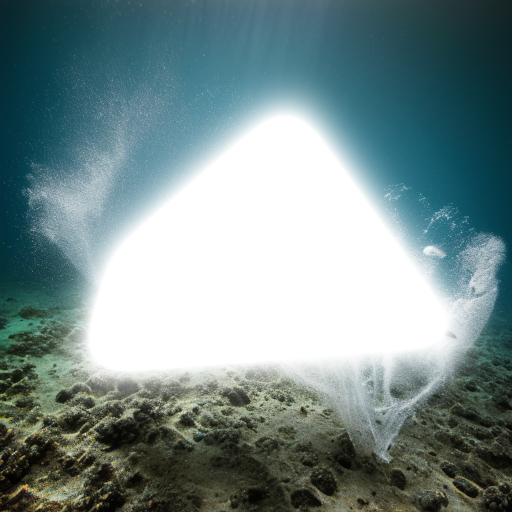
#> input picture tests/happy_path.image_512.png, 512 x 512 px; the run also reads 1 picture not shown here
$ python happy_path.py
#> lines starting #> are read from the running program, lines starting #| are printed output that depends on the picture
import io
import re
from collections import OrderedDict

from PIL import Image, ImageOps
from test_harness import ALGORITHMS, TestHarness, VRAMUsageMonitor, generation_pb2

from gyre import images


def load_masked_image(path):
#> called with path = 'happy_path.image_512.png'
    test_image = Image.open(path)
#> test_image is the input picture: PIL image 512x512 RGBA; mean R, G, B, A 75.6, 104.5, 106.7, 180.3

    # Split into 3 channels
    r, g, b, a = test_image.split()
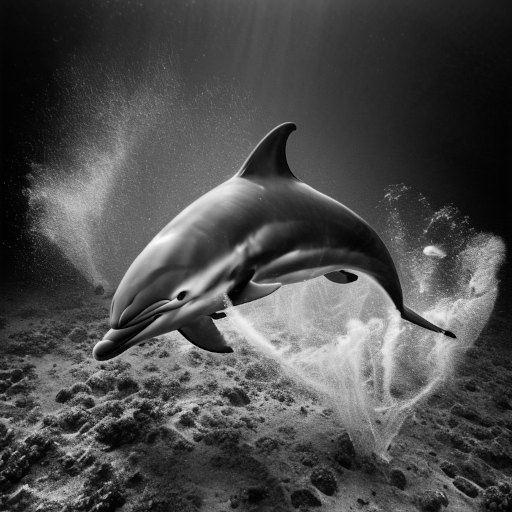
#> r: PIL image 512x512 L; min 0, max 253, mean 75.6
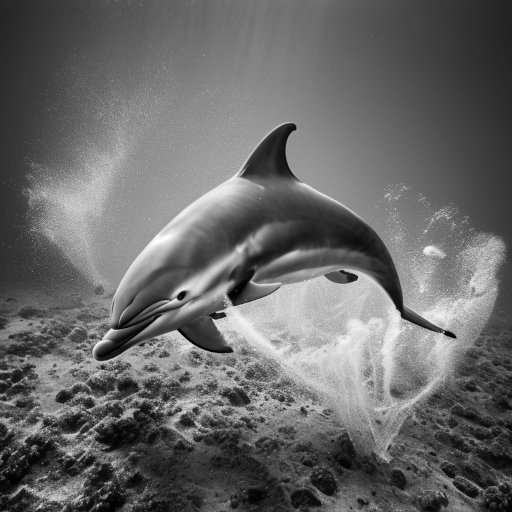
#> g: PIL image 512x512 L; min 0, max 255, mean 104.5
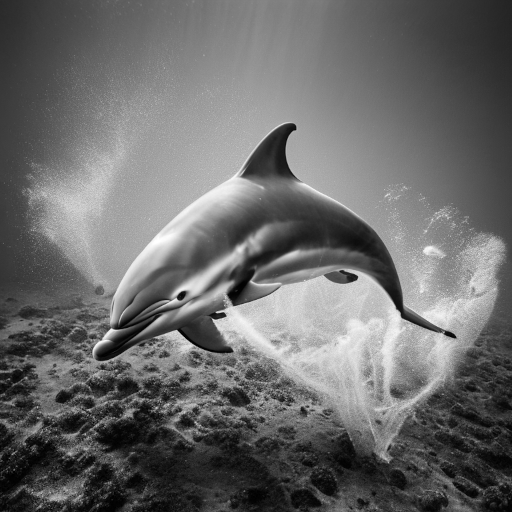
#> b: PIL image 512x512 L; min 0, max 255, mean 106.7
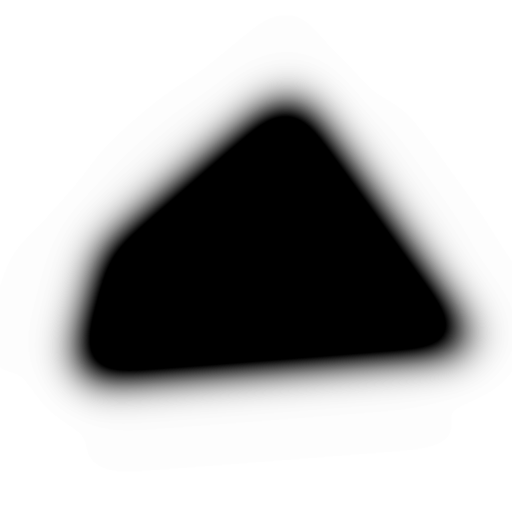
#> a: PIL image 512x512 L; min 0, max 255, mean 180.3
    # Recombine back to RGB image
    test_image = Image.merge("RGB", (r, g, b))
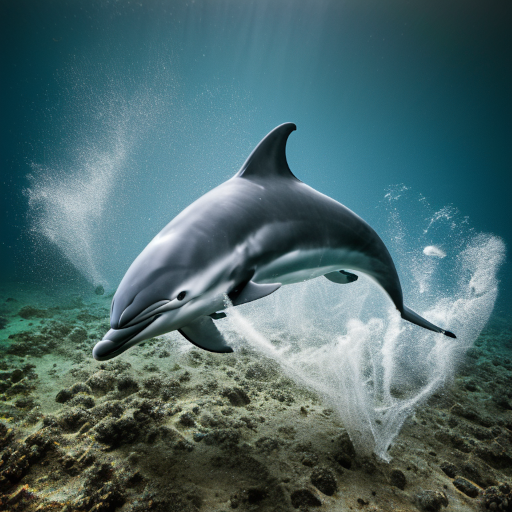
#> test_image: PIL image 512x512 RGB; mean R, G, B 75.6, 104.5, 106.7
    test_mask = Image.merge("RGB", (a, a, a))
    test_mask = ImageOps.invert(test_mask)
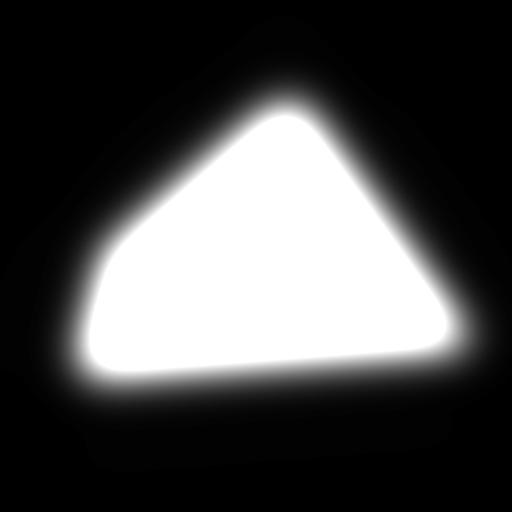
#> test_mask: PIL image 512x512 RGB; min 0, max 255, mean 74.7

    with io.BytesIO() as output:
        test_image.save(output, format="PNG")
        test_image_png = output.getvalue()

    with io.BytesIO() as output:
        test_mask.save(output, format="PNG")
        test_mask_png = output.getvalue()

    return test_image_png, test_mask_png


args = OrderedDict()
args["sampler"] = [
    {"sampler": "ddim", "eta": 0},
    {"sampler": "ddim", "eta": 0.8},
    {"sampler": "plms"},
    {"sampler": "k_lms"},
    {"sampler": "k_euler"},
    {"sampler": "k_euler_ancestral"},
    {"sampler": "k_heun"},
    {"sampler": "k_dpm_2"},
    {"sampler": "k_dpm_2_ancestral"},
    {"sampler": "dpm_fast"},
    {"sampler": "dpm_adaptive"},
    {"sampler": "dpmspp_1"},
    {"sampler": "dpmspp_2"},
    {"sampler": "dpmspp_3"},
    {"sampler": "dpmspp_2s_ancestral"},
    {"sampler": "dpmspp_sde"},
    {"sampler": "dpmspp_2m"},
]
args["image"] = [
    {},
    {"image": True, "strength": 0.25},
    {"image": True, "strength": 0.5},
    {"image": True, "strength": 0.75},
    {"image": True, "mask": True, "strength": 0.5},
    {"image": True, "mask": True, "strength": 1},
    {
        "image": True,
        "mask": True,
        "strength": 1.5,
    },
]
args["engine"] = [{"engine": "sd1"}, {"engine": "sd2"}, {"engine": "sd2v"}]


image_by_size = {
    512: load_masked_image("happy_path.image_512.png"),
    768: load_masked_image("happy_path.image_768.png"),
}


class TestRunner(TestHarness):
    def __init__(self, combos, *args, **kwargs):
        super().__init__(*args, **kwargs)
        self.combos = combos

    # [98 lines left out: functions engine, sampler, image, build_combinations, test, not called in this run]


#> (the run stopped early here; a loop or call above may not have finished)
